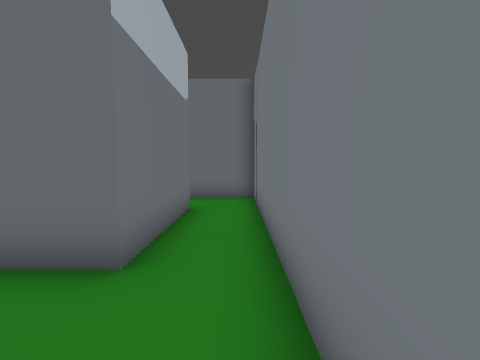
view 1 (above)

15 first-person views from a walk through a level from a Godot 3-D game. The camera is 1.3 m above the floor, tilts 4° down and sees 90° across. The floor is counted in squares, 1 m on a side. Each view is taken from the middle of a square. On the plan, view 1 faces up. The plan holds only what a view shows up to about 12 squares ahead; the rest is blank. The place goes on beyond the plan.

view 2
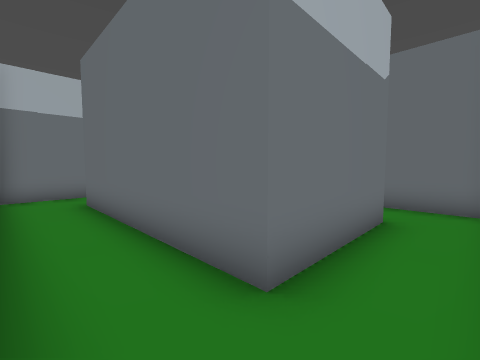

view 3
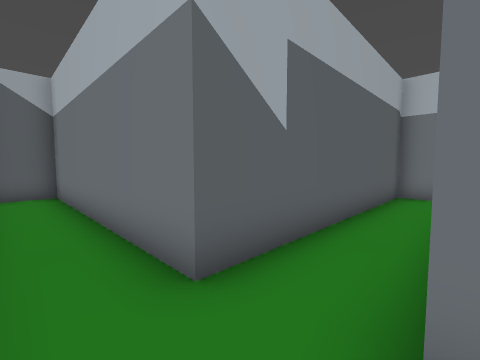

view 4
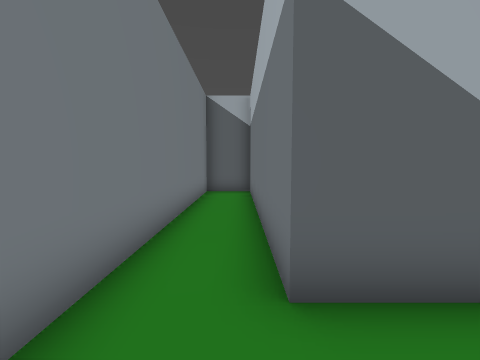

view 5
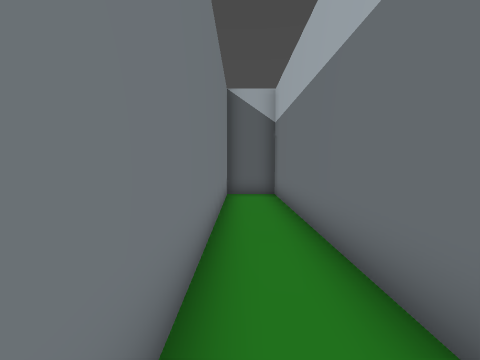

view 6
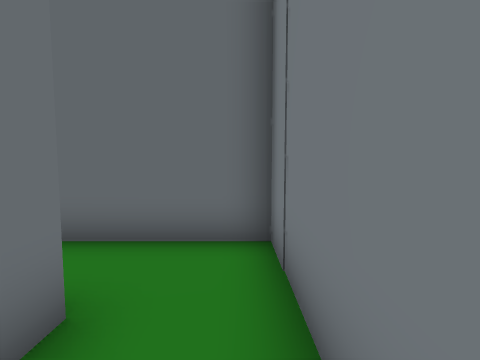

view 7
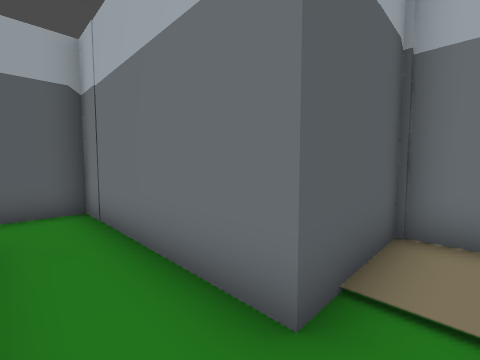

view 8
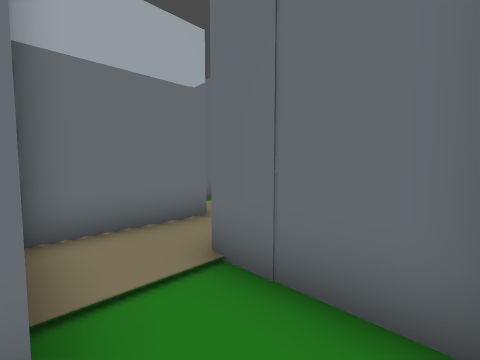

view 9
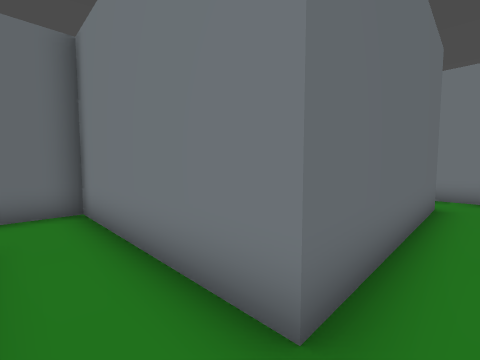

view 10
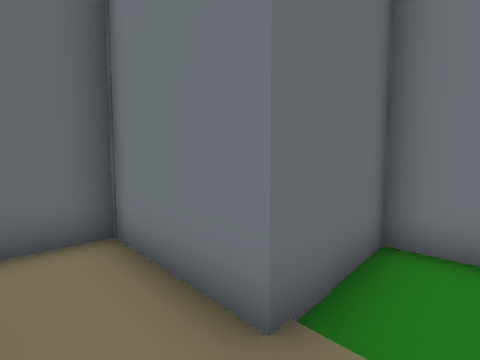

view 11
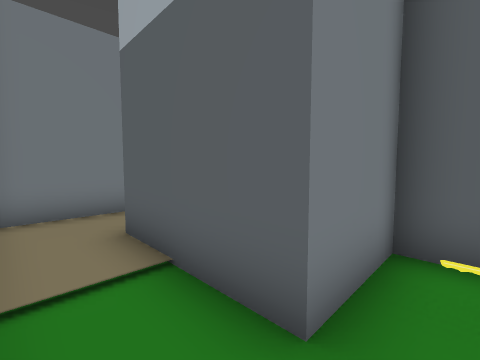

view 12
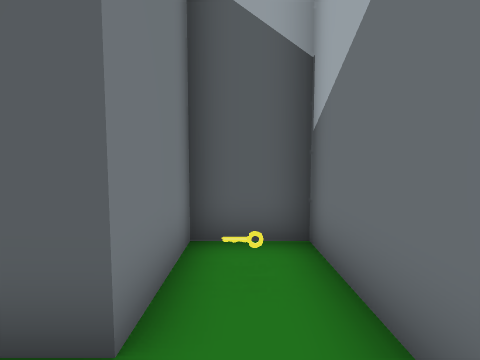

view 13
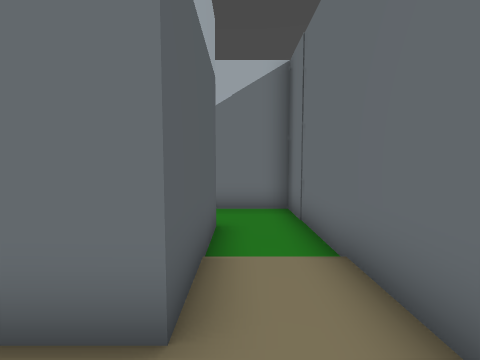

view 14
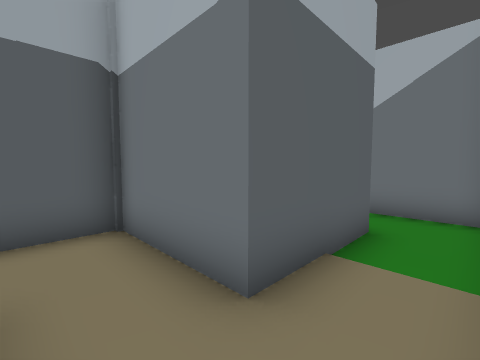

view 15
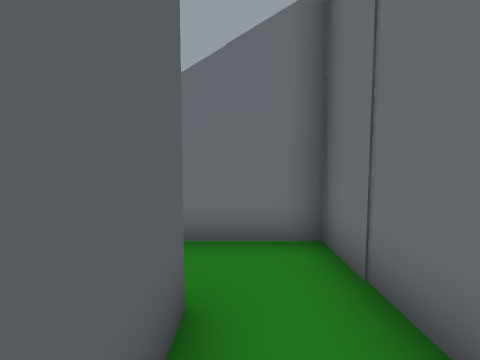

### Floor plan
Points are (right, up) in squares from view 1. A wall is a line through its corners. A room is listed if a view was taken in it or the views show most of it. See-through windows are left out.
Room 1 (views 1, 2, 3, 4, 5, 6)
walls: (-1.5, 7) (-1.5, 2.8) (-8.5, 2.8); (-8.4, 0.8) (-1.5, 0.8) (-1.5, -8.1) (0.5, -8.1) (0.5, 9.1) (-3, 9.1)
ways out: opening at (-8, 2) to room 2
Room 2 (views 7, 8, 9)
walls: (-11.6, 7.1) (-10.6, 7.1) (-10.6, 0.8) (-8.4, 0.8); (-8.5, 2.8) (-8.5, 9.1) (-11.6, 9.1)
ways out: opening at (-8, 2) to room 1; opening at (-11, 8) to room 3
Room 3 (view 10)
walls: (-11.6, 9.1) (-11.6, 10.6); (-13.6, 10.5) (-13.6, 7.1) (-11.6, 7.1)
ways out: opening at (-11, 8) to room 2; opening at (-12.5, 9.5) to room 4
Room 4 (views 11, 12, 13, 14, 15)
walls: (-11.6, 10.6) (-11.6, 12.5) (-19.2, 12.5) (-19.2, 8.1) (-17.2, 8.1) (-17.2, 10.5) (-13.6, 10.5)
ways out: opening at (-12.5, 9.5) to room 3
objects: key (-18, 9)

Positions as (right, up) in squares from view 1, and headings:
1: (0, 0), facing up
2: (0, 1), facing up-left
3: (0, 3), facing down-left
4: (-1, 3), facing down
5: (0, 2), facing down
6: (0, 5), facing up
7: (-9, 8), facing down-left
8: (-9, 7), facing up-left
9: (-10, 2), facing up-right
10: (-13, 8), facing up-right
11: (-18, 12), facing down-right
12: (-18, 12), facing down
13: (-12, 11), facing left
14: (-12, 12), facing down-left
15: (-15, 11), facing left
